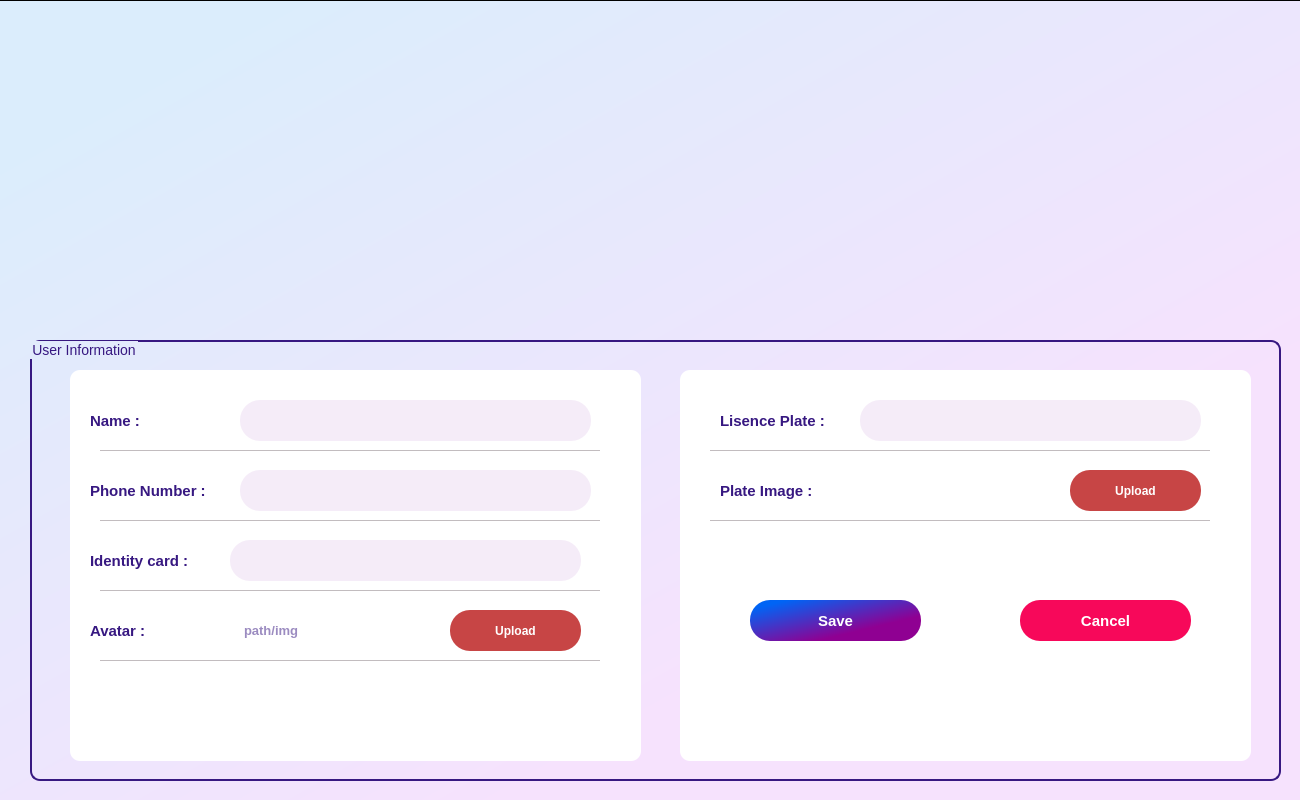
<?xml version="1.0" encoding="UTF-8"?>
<ui version="4.0">
 <class>Dialog</class>
 <widget class="QDialog" name="Dialog">
  <property name="geometry">
   <rect>
    <x>0</x>
    <y>0</y>
    <width>1300</width>
    <height>800</height>
   </rect>
  </property>
  <property name="windowTitle">
   <string>Dialog</string>
  </property>
  <widget class="QGroupBox" name="groupBox">
   <property name="geometry">
    <rect>
     <x>30</x>
     <y>340</y>
     <width>1251</width>
     <height>441</height>
    </rect>
   </property>
   <property name="font">
    <font>
     <pointsize>-1</pointsize>
    </font>
   </property>
   <property name="styleSheet">
    <string notr="true">QGroupBox {
	border: 2px solid  #371881;
    color : #371881;
	font-size: 14px;
	border-radius: 10px;
}</string>
   </property>
   <property name="title">
    <string>User Information</string>
   </property>
   <widget class="QGroupBox" name="groupBox_12">
    <property name="geometry">
     <rect>
      <x>40</x>
      <y>30</y>
      <width>571</width>
      <height>391</height>
     </rect>
    </property>
    <property name="font">
     <font>
      <pointsize>-1</pointsize>
     </font>
    </property>
    <property name="styleSheet">
     <string notr="true">QGroupBox {
	background-color: #fff;
    border: none;
    border-radius: 10px;
}</string>
    </property>
    <property name="title">
     <string/>
    </property>
    <widget class="QLabel" name="label_9">
     <property name="geometry">
      <rect>
       <x>30</x>
       <y>80</y>
       <width>500</width>
       <height>1</height>
      </rect>
     </property>
     <property name="styleSheet">
      <string notr="true">background-color:rgb(194, 188, 191);
</string>
     </property>
     <property name="text">
      <string/>
     </property>
    </widget>
    <widget class="QLabel" name="label_10">
     <property name="geometry">
      <rect>
       <x>30</x>
       <y>150</y>
       <width>500</width>
       <height>1</height>
      </rect>
     </property>
     <property name="styleSheet">
      <string notr="true">background-color:rgb(194, 188, 191);
</string>
     </property>
     <property name="text">
      <string/>
     </property>
    </widget>
    <widget class="QLabel" name="label_3">
     <property name="geometry">
      <rect>
       <x>30</x>
       <y>220</y>
       <width>500</width>
       <height>1</height>
      </rect>
     </property>
     <property name="styleSheet">
      <string notr="true">background-color:rgb(194, 188, 191);</string>
     </property>
     <property name="text">
      <string/>
     </property>
    </widget>
    <widget class="QLabel" name="label_14">
     <property name="geometry">
      <rect>
       <x>20</x>
       <y>40</y>
       <width>91</width>
       <height>21</height>
      </rect>
     </property>
     <property name="font">
      <font>
       <family>Segoe UI</family>
       <pointsize>11</pointsize>
       <weight>75</weight>
       <bold>true</bold>
      </font>
     </property>
     <property name="styleSheet">
      <string notr="true">QLabel {
	color: #371881;
}</string>
     </property>
     <property name="text">
      <string>Name :</string>
     </property>
    </widget>
    <widget class="QLabel" name="label_19">
     <property name="geometry">
      <rect>
       <x>30</x>
       <y>290</y>
       <width>500</width>
       <height>1</height>
      </rect>
     </property>
     <property name="styleSheet">
      <string notr="true">background-color:rgb(194, 188, 191);
</string>
     </property>
     <property name="text">
      <string/>
     </property>
    </widget>
    <widget class="QLineEdit" name="txtName">
     <property name="geometry">
      <rect>
       <x>170</x>
       <y>30</y>
       <width>351</width>
       <height>41</height>
      </rect>
     </property>
     <property name="font">
      <font>
       <pointsize>10</pointsize>
       <weight>75</weight>
       <bold>true</bold>
      </font>
     </property>
     <property name="styleSheet">
      <string notr="true">QLineEdit{
	border-radius: 20px;
	padding-left: 12px;
color: #371881;
background-color: #f5ecf8;
}</string>
     </property>
     <property name="text">
      <string/>
     </property>
    </widget>
    <widget class="QLineEdit" name="txtPhoneNumber">
     <property name="geometry">
      <rect>
       <x>170</x>
       <y>100</y>
       <width>351</width>
       <height>41</height>
      </rect>
     </property>
     <property name="font">
      <font>
       <pointsize>10</pointsize>
       <weight>75</weight>
       <bold>true</bold>
      </font>
     </property>
     <property name="styleSheet">
      <string notr="true">QLineEdit{
	border-radius: 20px;
	padding-left: 12px;
	color: #371881;
background-color: #f5ecf8;
}</string>
     </property>
     <property name="text">
      <string/>
     </property>
    </widget>
    <widget class="QLineEdit" name="txtIdentityCard">
     <property name="geometry">
      <rect>
       <x>160</x>
       <y>170</y>
       <width>351</width>
       <height>41</height>
      </rect>
     </property>
     <property name="font">
      <font>
       <pointsize>10</pointsize>
       <weight>75</weight>
       <bold>true</bold>
      </font>
     </property>
     <property name="styleSheet">
      <string notr="true">QLineEdit{
	border-radius: 20px;
	padding-left: 12px;
	color: #371881;
background-color: #f5ecf8;
}</string>
     </property>
     <property name="text">
      <string/>
     </property>
     <property name="placeholderText">
      <string/>
     </property>
    </widget>
    <widget class="QLabel" name="label_22">
     <property name="geometry">
      <rect>
       <x>20</x>
       <y>110</y>
       <width>141</width>
       <height>21</height>
      </rect>
     </property>
     <property name="font">
      <font>
       <family>Segoe UI</family>
       <pointsize>11</pointsize>
       <weight>75</weight>
       <bold>true</bold>
      </font>
     </property>
     <property name="styleSheet">
      <string notr="true">QLabel {
	color: #371881;
}</string>
     </property>
     <property name="text">
      <string>Phone Number :</string>
     </property>
    </widget>
    <widget class="QLabel" name="label_23">
     <property name="geometry">
      <rect>
       <x>20</x>
       <y>180</y>
       <width>131</width>
       <height>21</height>
      </rect>
     </property>
     <property name="font">
      <font>
       <family>Segoe UI</family>
       <pointsize>11</pointsize>
       <weight>75</weight>
       <bold>true</bold>
      </font>
     </property>
     <property name="styleSheet">
      <string notr="true">QLabel {
	color: #371881;
}</string>
     </property>
     <property name="text">
      <string>Identity card :</string>
     </property>
    </widget>
    <widget class="QLabel" name="label_24">
     <property name="geometry">
      <rect>
       <x>20</x>
       <y>250</y>
       <width>131</width>
       <height>21</height>
      </rect>
     </property>
     <property name="font">
      <font>
       <family>Segoe UI</family>
       <pointsize>11</pointsize>
       <weight>75</weight>
       <bold>true</bold>
      </font>
     </property>
     <property name="styleSheet">
      <string notr="true">QLabel {
	color: #371881;
}</string>
     </property>
     <property name="text">
      <string>Avatar :</string>
     </property>
    </widget>
    <widget class="QLineEdit" name="txtAvatarUrl">
     <property name="enabled">
      <bool>false</bool>
     </property>
     <property name="geometry">
      <rect>
       <x>160</x>
       <y>240</y>
       <width>211</width>
       <height>41</height>
      </rect>
     </property>
     <property name="font">
      <font>
       <pointsize>10</pointsize>
       <weight>75</weight>
       <bold>true</bold>
      </font>
     </property>
     <property name="styleSheet">
      <string notr="true">QLineEdit{
	border-radius: 20px;
	padding-left: 12px;
	color: #371881;
}</string>
     </property>
     <property name="text">
      <string/>
     </property>
     <property name="placeholderText">
      <string>path/img</string>
     </property>
    </widget>
    <widget class="QLabel" name="label_28">
     <property name="enabled">
      <bool>true</bool>
     </property>
     <property name="geometry">
      <rect>
       <x>210</x>
       <y>310</y>
       <width>111</width>
       <height>71</height>
      </rect>
     </property>
     <property name="tabletTracking">
      <bool>false</bool>
     </property>
     <property name="styleSheet">
      <string notr="true">QLabel {
	backround-color: red;
}
</string>
     </property>
     <property name="frameShape">
      <enum>QFrame::NoFrame</enum>
     </property>
     <property name="frameShadow">
      <enum>QFrame::Plain</enum>
     </property>
     <property name="text">
      <string/>
     </property>
     <property name="pixmap">
      <pixmap>../imageUI/icon-deco.png</pixmap>
     </property>
     <property name="scaledContents">
      <bool>true</bool>
     </property>
    </widget>
    <widget class="QPushButton" name="btnImageAvatar">
     <property name="geometry">
      <rect>
       <x>380</x>
       <y>240</y>
       <width>131</width>
       <height>41</height>
      </rect>
     </property>
     <property name="font">
      <font>
       <family>Segoe UI</family>
       <pointsize>9</pointsize>
       <weight>75</weight>
       <bold>true</bold>
      </font>
     </property>
     <property name="cursor">
      <cursorShape>OpenHandCursor</cursorShape>
     </property>
     <property name="styleSheet">
      <string notr="true">QPushButton#btnImageAvatar:hover:!pressed {
    opacity: 0.7;
	border-radius: 20px;
}
QPushButton#btnImageAvatar {
   background-color: #371881;
background-color: #c74545;
   border : none;
   color: white;
   border-radius: 20px;
}</string>
     </property>
     <property name="text">
      <string>Upload</string>
     </property>
     <property name="icon">
      <iconset>
       <normaloff>../imageUI/photo.png</normaloff>../imageUI/photo.png</iconset>
     </property>
     <property name="iconSize">
      <size>
       <width>23</width>
       <height>23</height>
      </size>
     </property>
    </widget>
   </widget>
   <widget class="QGroupBox" name="groupBox_13">
    <property name="geometry">
     <rect>
      <x>650</x>
      <y>30</y>
      <width>571</width>
      <height>391</height>
     </rect>
    </property>
    <property name="font">
     <font>
      <pointsize>-1</pointsize>
     </font>
    </property>
    <property name="styleSheet">
     <string notr="true">QGroupBox {
	background-color: #fff;
    border: none;
    border-radius: 10px
}</string>
    </property>
    <property name="title">
     <string/>
    </property>
    <widget class="QLabel" name="label_11">
     <property name="geometry">
      <rect>
       <x>30</x>
       <y>80</y>
       <width>500</width>
       <height>1</height>
      </rect>
     </property>
     <property name="styleSheet">
      <string notr="true">background-color:rgb(194, 188, 191);
</string>
     </property>
     <property name="text">
      <string/>
     </property>
    </widget>
    <widget class="QLabel" name="label_20">
     <property name="geometry">
      <rect>
       <x>30</x>
       <y>150</y>
       <width>500</width>
       <height>1</height>
      </rect>
     </property>
     <property name="styleSheet">
      <string notr="true">background-color:rgb(194, 188, 191);
</string>
     </property>
     <property name="text">
      <string/>
     </property>
    </widget>
    <widget class="QPushButton" name="btnCancel">
     <property name="geometry">
      <rect>
       <x>340</x>
       <y>230</y>
       <width>171</width>
       <height>41</height>
      </rect>
     </property>
     <property name="font">
      <font>
       <family>Segoe UI</family>
       <pointsize>11</pointsize>
       <weight>75</weight>
       <bold>true</bold>
      </font>
     </property>
     <property name="cursor">
      <cursorShape>OpenHandCursor</cursorShape>
     </property>
     <property name="styleSheet">
      <string notr="true">
QPushButton#btnCancel {
   background-color:#f7085a;
   border : none;
   color: white;
   border-radius: 20px;
}</string>
     </property>
     <property name="text">
      <string>Cancel</string>
     </property>
    </widget>
    <widget class="QPushButton" name="btnSave">
     <property name="geometry">
      <rect>
       <x>70</x>
       <y>230</y>
       <width>171</width>
       <height>41</height>
      </rect>
     </property>
     <property name="font">
      <font>
       <family>Segoe UI</family>
       <pointsize>11</pointsize>
       <weight>75</weight>
       <bold>true</bold>
      </font>
     </property>
     <property name="cursor">
      <cursorShape>OpenHandCursor</cursorShape>
     </property>
     <property name="styleSheet">
      <string notr="true">QPushButton#btnSave:hover:!pressed {
    opacity: 0.7;
	border-radius: 20px;
}
QPushButton#btnSave {
   background-color: #371881;
background-color: qlineargradient(spread:pad, x1:1, y1:1, x2:0, y2:0, stop:0.306818 rgba(143, 0, 146, 255), stop:0.886364 rgba(0, 100, 245, 255));
   border : none;
   color: white;
   border-radius: 20px;
}</string>
     </property>
     <property name="text">
      <string>Save</string>
     </property>
    </widget>
    <widget class="QLabel" name="label_26">
     <property name="geometry">
      <rect>
       <x>40</x>
       <y>110</y>
       <width>191</width>
       <height>21</height>
      </rect>
     </property>
     <property name="font">
      <font>
       <family>Segoe UI</family>
       <pointsize>11</pointsize>
       <weight>75</weight>
       <bold>true</bold>
      </font>
     </property>
     <property name="styleSheet">
      <string notr="true">QLabel {
	color: #371881;
}</string>
     </property>
     <property name="text">
      <string>Plate Image :</string>
     </property>
    </widget>
    <widget class="QLineEdit" name="txtLicensePlates">
     <property name="geometry">
      <rect>
       <x>180</x>
       <y>30</y>
       <width>341</width>
       <height>41</height>
      </rect>
     </property>
     <property name="font">
      <font>
       <pointsize>10</pointsize>
       <weight>75</weight>
       <bold>true</bold>
      </font>
     </property>
     <property name="styleSheet">
      <string notr="true">QLineEdit{
	border-radius: 20px;
	padding-left: 12px;
	color: #371881;
background-color: #f5ecf8;
}</string>
     </property>
     <property name="text">
      <string/>
     </property>
    </widget>
    <widget class="QLabel" name="label_25">
     <property name="geometry">
      <rect>
       <x>40</x>
       <y>40</y>
       <width>141</width>
       <height>21</height>
      </rect>
     </property>
     <property name="font">
      <font>
       <family>Segoe UI</family>
       <pointsize>11</pointsize>
       <weight>75</weight>
       <bold>true</bold>
      </font>
     </property>
     <property name="styleSheet">
      <string notr="true">QLabel {
	color: #371881;
}</string>
     </property>
     <property name="text">
      <string>Lisence Plate :</string>
     </property>
    </widget>
    <widget class="QLineEdit" name="txtPlateImage">
     <property name="enabled">
      <bool>false</bool>
     </property>
     <property name="geometry">
      <rect>
       <x>180</x>
       <y>100</y>
       <width>201</width>
       <height>41</height>
      </rect>
     </property>
     <property name="font">
      <font>
       <pointsize>10</pointsize>
       <weight>75</weight>
       <bold>true</bold>
      </font>
     </property>
     <property name="styleSheet">
      <string notr="true">QLineEdit{
	border-radius: 20px;
	padding-left: 12px;
	color: #371881;
}</string>
     </property>
     <property name="text">
      <string/>
     </property>
    </widget>
    <widget class="QLabel" name="label_27">
     <property name="enabled">
      <bool>true</bool>
     </property>
     <property name="geometry">
      <rect>
       <x>240</x>
       <y>310</y>
       <width>111</width>
       <height>71</height>
      </rect>
     </property>
     <property name="tabletTracking">
      <bool>false</bool>
     </property>
     <property name="styleSheet">
      <string notr="true">QLabel {
	backround-color: red;
}
</string>
     </property>
     <property name="frameShape">
      <enum>QFrame::NoFrame</enum>
     </property>
     <property name="frameShadow">
      <enum>QFrame::Plain</enum>
     </property>
     <property name="text">
      <string/>
     </property>
     <property name="pixmap">
      <pixmap>../imageUI/icon-deco.png</pixmap>
     </property>
     <property name="scaledContents">
      <bool>true</bool>
     </property>
    </widget>
   </widget>
   <widget class="QPushButton" name="btnImagePlate">
    <property name="geometry">
     <rect>
      <x>1040</x>
      <y>130</y>
      <width>131</width>
      <height>41</height>
     </rect>
    </property>
    <property name="font">
     <font>
      <family>Segoe UI</family>
      <pointsize>9</pointsize>
      <weight>75</weight>
      <bold>true</bold>
     </font>
    </property>
    <property name="cursor">
     <cursorShape>OpenHandCursor</cursorShape>
    </property>
    <property name="styleSheet">
     <string notr="true">QPushButton#btnImagePlate:hover:!pressed {
    opacity: 0.7;
	border-radius: 20px;
}
QPushButton#btnImagePlate {
   background-color: #371881;
background-color: #c74545;
   border : none;
   color: white;
   border-radius: 20px;
}</string>
    </property>
    <property name="text">
     <string>Upload</string>
    </property>
    <property name="icon">
     <iconset>
      <normaloff>../imageUI/photo.png</normaloff>../imageUI/photo.png</iconset>
    </property>
    <property name="iconSize">
     <size>
      <width>23</width>
      <height>23</height>
     </size>
    </property>
   </widget>
  </widget>
  <widget class="QLabel" name="lbAvatar">
   <property name="geometry">
    <rect>
     <x>100</x>
     <y>30</y>
     <width>291</width>
     <height>291</height>
    </rect>
   </property>
   <property name="autoFillBackground">
    <bool>false</bool>
   </property>
   <property name="styleSheet">
    <string notr="true">background-image: url('C:/Users/DANALAP/Desktop/Anh ca nhan/nen2.JPG');
border-radius: 150px;</string>
   </property>
   <property name="text">
    <string/>
   </property>
   <property name="scaledContents">
    <bool>true</bool>
   </property>
   <property name="wordWrap">
    <bool>false</bool>
   </property>
   <property name="openExternalLinks">
    <bool>false</bool>
   </property>
  </widget>
  <widget class="QLabel" name="lbPlate">
   <property name="geometry">
    <rect>
     <x>609</x>
     <y>110</y>
     <width>581</width>
     <height>141</height>
    </rect>
   </property>
   <property name="autoFillBackground">
    <bool>false</bool>
   </property>
   <property name="styleSheet">
    <string notr="true">background-image: url('C:/Users/DANALAP/Desktop/Anh ca nhan/nen2.JPG');
border-radius: 150px;</string>
   </property>
   <property name="text">
    <string/>
   </property>
   <property name="scaledContents">
    <bool>true</bool>
   </property>
   <property name="wordWrap">
    <bool>false</bool>
   </property>
   <property name="openExternalLinks">
    <bool>false</bool>
   </property>
  </widget>
  <widget class="QFrame" name="frame">
   <property name="geometry">
    <rect>
     <x>-40</x>
     <y>0</y>
     <width>1421</width>
     <height>801</height>
    </rect>
   </property>
   <property name="styleSheet">
    <string notr="true">QFrame {
	background-color: #E9E2F8;
background-color: qlineargradient(spread:pad, x1:1, y1:1, x2:0, y2:0, stop:0.306818 rgb(246,226,253), stop:0.886364 rgb(219,237,252));

}</string>
   </property>
   <property name="frameShape">
    <enum>QFrame::StyledPanel</enum>
   </property>
   <property name="frameShadow">
    <enum>QFrame::Raised</enum>
   </property>
  </widget>
  <zorder>frame</zorder>
  <zorder>groupBox</zorder>
  <zorder>lbAvatar</zorder>
  <zorder>lbPlate</zorder>
 </widget>
 <resources>
  <include location="../imageUI/images.qrc"/>
 </resources>
 <connections/>
</ui>
